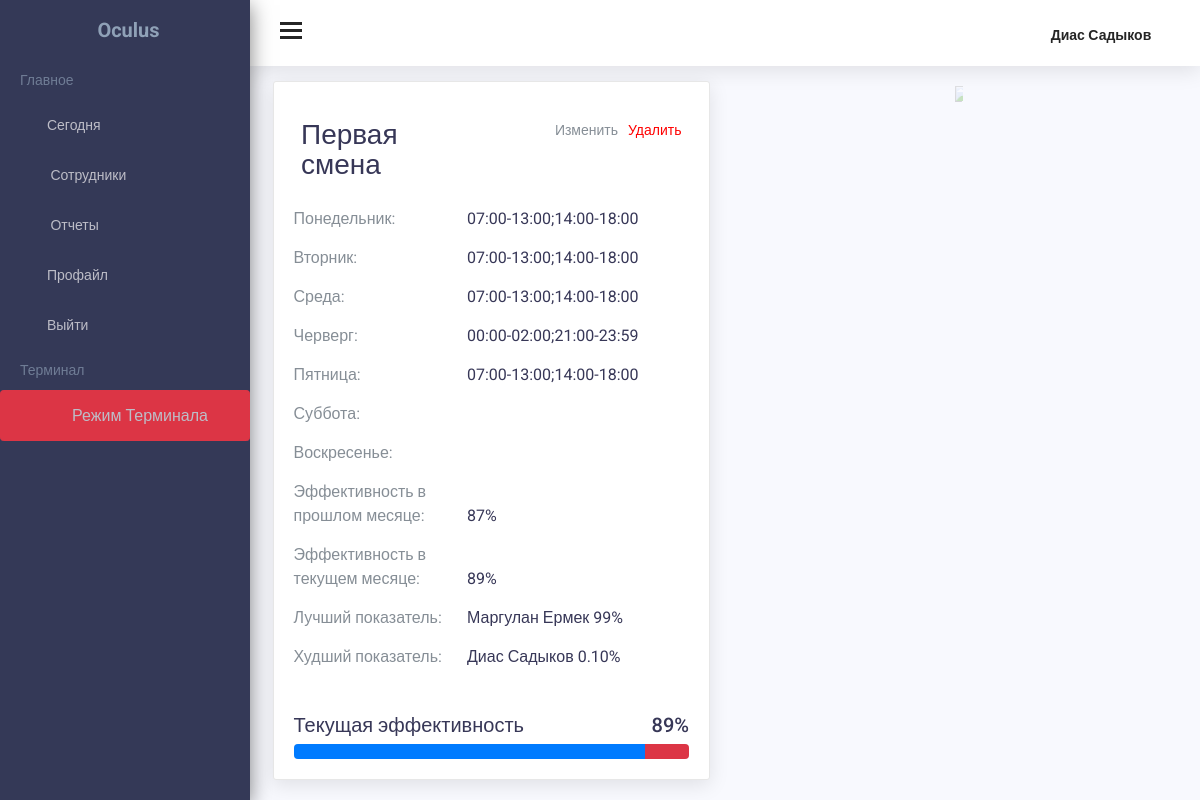
The app's page /monitoring/schedules/view/ (signed in) with its own data.
### users/models.py (models this page shows)
class Profile(models.Model):
	user = models.OneToOneField(User, on_delete = models.CASCADE)
	image = models.ImageField(default = 'default.jpg', upload_to = 'profile_pics')
	name = models.CharField(max_length = 100, null = True)
	surname = models.CharField(max_length = 100, null = True)
	date_of_birth = models.DateTimeField(max_length = 100, null = True)
	phone = models.CharField(max_length = 100, null = True)
	email = models.CharField(max_length = 100, null = True)

### workrkopt/models.py (models this page shows, shortened)
class Schedules(models.Model):
	user = models.ForeignKey(settings.AUTH_USER_MODEL,
							on_delete=models.CASCADE)
	Name = models.CharField(max_length = 100)
	Monday = models.CharField(max_length = 100, null=True, blank=True, default=None)
	Tuesday = models.CharField(max_length = 100, null=True, blank=True, default=None)
	Wednesday = models.CharField(max_length = 100, null=True, blank=True, default=None)
	Thursday = models.CharField(max_length = 100, null=True, blank=True, default=None)
	Friday = models.CharField(max_length = 100, null=True, blank=True, default=None)
	Saturday = models.CharField(max_length = 100, null=True, blank=True, default=None)
	Sunday = models.CharField(max_length = 100, null=True, blank=True, default=None)

### workrkopt/views.py (the view)
# urls.py: path('schedules/view/', views.SchedulesView, name='schedules-view'),
@login_required
def SchedulesView(request):
	context = {
		'schedules': Schedules.objects.filter(user = request.user),
	}
	return render(request, 'workrkopt/schedules_view.html', context)

### workrkopt/templates/workrkopt/schedules_view.html (shortened to what this page needs)
{% extends "workrkopt/home.html" %}
{%load static%}
{% load crispy_forms_tags %}
{% block content %}
<div class="row">
    {% for schedule in schedules %}
    <div class="col-lg-6">
        <div class="card">
            <div class="tab-content">
                <div role="tabpanel" class="tab-pane active" id="1">
                    <div class="basic-information">
                        <div class="row">
                        	<div class="col-sm-6">
                        	<h3> {{schedule.Name}} </h3>
                        	</div>
                        	<div class="col-sm-6">
                        		<a  href="/monitoring/schedules/{{schedule.pk}}/delete" style="float: right; margin-left: 10px; color:red">Удалить</a>
                        		<a  href="/monitoring/schedules/{{schedule.pk}}/change" style="float: right">Изменить</a>
                        	</div>
                        </div>
                    </div>
                    <div class="idnumber-content">
                        <span class="contact-title">Понедельник:</span>
                        <span class="id-number">{{schedule.Monday}}</span>
                    </div>
                    <div class="idnumber-content">
                        <span class="contact-title">Вторник:</span>
                        <span class="id-number">{% if schedule.Tuesday %} {{schedule.Tuesday}} {% endif %}     </span>
                    </div>
                    <div class="idnumber-content">
                        <span class="contact-title">Среда:</span>
                        <span class="id-number">{% if schedule.Wednesday %} {{schedule.Wednesday}}  {% endif %}     </span>
                    </div>
                    <div class="idnumber-content">
                        <span class="contact-title">Черверг:</span>
                        <span class="id-number">{% if schedule.Thursday %} {{schedule.Thursday}}{% endif %}     </span>
                    </div>
                    <div class="idnumber-content">
                        <span class="contact-title">Пятница:</span>
                        <span class="id-number">{% if schedule.Friday %} {{schedule.Friday}}  {% endif %}     </span>
                    </div>
                    <div class="idnumber-content">
                        <span class="contact-title">Суббота:</span>
                    </div>
                    <div class="idnumber-content">
                        <span class="contact-title">Воскресенье:</span>
                    </div>
                    <div class="worked-content">
                        <span class="contact-title">Эффективность в прошлом месяце:</span>
                        <span class="work-schedule">87%</span>
                    </div>
                    <div class="break-content">
                        <span class="contact-title">Эффективность в текущем месяце: </span>
                        <span class="work-schedule">89%</span>
                    </div>
                    <div class="stolen-content">
                        <span class="contact-title">Лучший показатель:</span>
                        <span class="work-schedule"> Маргулан Ермек 99%</span>
                    </div>
                    <div class="stolen-content">
                        <span class="contact-title">Худший показатель:</span>
                        <span class="work-schedule"> Диас Садыков 0.10%</span>
                    </div>
                </div>
            </div>
            <h5 class="m-t-30">Текущая эффективность<span class="pull-right">89%</span></h5>
            <div class="progress">
                <div class="progress-bar bg-primary wow animated progress-animated" style="width: 89%; height: 15px;" role="progressbar"> <span class="sr-only">60% Complete</span>
                </div>
                <div class="progress-bar bg-danger wow animated progress-animated" style="width: 11%; height:15px;" role="progressbar"> <span class="sr-only">100% Complete</span>
                </div>
            </div>
        </div>
    </div>
    {%endfor%}
    <div class="col-sm-6 " style="text-align: center">
            <a href="/monitoring/schedules/add" class="btn btn-fix  no-decor">
                <img class="resize-image no-decor" src="{% static '/images/plus.png' %}"  >
            </a>
    </div>
</div>
{% endblock %}

### workrkopt/templates/workrkopt/home.html (shortened to what this page needs)
{% load static %}
<!DOCTYPE html>
<html lang="en">
  <head>
    <link href="{% static 'css/lib/data-table/buttons.bootstrap.min.css' %}" rel="stylesheet" />
    <link href="https://unpkg.com/gijgo@1.9.11/css/gijgo.min.css" rel="stylesheet" type="text/css" />
    <link href="https://unpkg.com/gijgo@1.9.11/css/gijgo.min.css" rel="stylesheet" type="text/css" />
    <link href="{% static 'css/lib/font-awesome.min.css' %}" rel="stylesheet">
    <link href="{% static 'css/lib/themify-icons.css' %}" rel="stylesheet">
    <link href="{% static 'css/lib/menubar/sidebar.css' %}" rel="stylesheet">
    <link href="{% static 'css/lib/bootstrap.min.css' %}" rel="stylesheet">
    <link href="{% static 'css/lib/helper.css' %}" rel="stylesheet">
    <link href="{% static 'css/style.css' %}" rel="stylesheet">
    <link href="https://cdn.datatables.net/1.10.19/css/dataTables.bootstrap4.min.css" rel="stylesheet">
    <link rel="stylesheet" type="text/css" href="https://cdn.datatables.net/buttons/1.5.2/css/buttons.dataTables.min.css">
  </head>
  <body>
    <div class="sidebar sidebar-hide-to-small sidebar-shrink sidebar-gestures">
            <div class="nano">
                <div class="nano-content">
                    <div class="logo"><a href="/monitoring"><img class = "rounded-circle" src="{% static 'images/logo.png'%}" alt="" /><span>Oculus</span></a></div>
                    <ul>
                        <li class="label">Главное</li>
                        <li><a href="/monitoring/"><i class="ti-home"></i>Сегодня</a></li>
                        <li><a class="sidebar-sub-toggle"><i class="ti-bar-chart-alt"></i>  Сотрудники  <span class="sidebar-collapse-icon ti-angle-down"></span></a>
                        </li>
                        <li><a href="/monitoring/reports"><i class="ti-stats-up"></i> Отчеты </a></li>
                        <li><a href="/user/profile"><i class="ti-user"></i>Профайл</a></li>
                        <li><a href="/monitoring/logout"><i class="ti-close"></i>Выйти</a></li>
                        <li class="label">Терминал</li>
                        <li><a class="btn btn-danger" href="/facerec"><i class="ti-tablet"></i>Режим Терминала</a></li>
                    </ul>
                </div>
            </div>
        </div>
    <div class="header">
      <div class="container-fluid">
        <div class="row">
          <div class="col-lg-12">
            <div class="float-left">
              <div class="hamburger sidebar-toggle">
                <span class="line"></span>
                <span class="line"></span>
                <span class="line"></span>
              </div>
            </div>
            <div class="float-right">
              <ul>
                <li class="header-icon dib"><span class="user-avatar">
                 {% if user.profile.name %}
                    {{ user.profile.name }} {{ user.profile.surname }}
                 {% else %}
                    {{user.username}}
                 {% endif %}
                 <i class="ti-angle-down f-s-10"></i></span>
                </li>
              </ul>
            </div>
          </div>
        </div>
      </div>
    </div>
    <div class="content-wrap">
        <div class="main">
            <div class="container-fluid">
                <section id="main-content">
                    {% block content %}{% endblock %}
                </section>
            </div>
        </div>
    </div>
  </body>
</html>

### records on screen
Schedules: Name "Первая смена", Monday "07:00-13:00;14:00-18:00", Tuesday "07:00-13:00;14:00-18:00", Wednesday "07:00-13:00;14:00-18:00", Thursday "00:00-02:00;21:00-23:59", Friday "07:00-13:00;14:00-18:00"

### other values on screen
{{ user.profile.name }} "Диас"
{{ user.profile.surname }} "Садыков"
